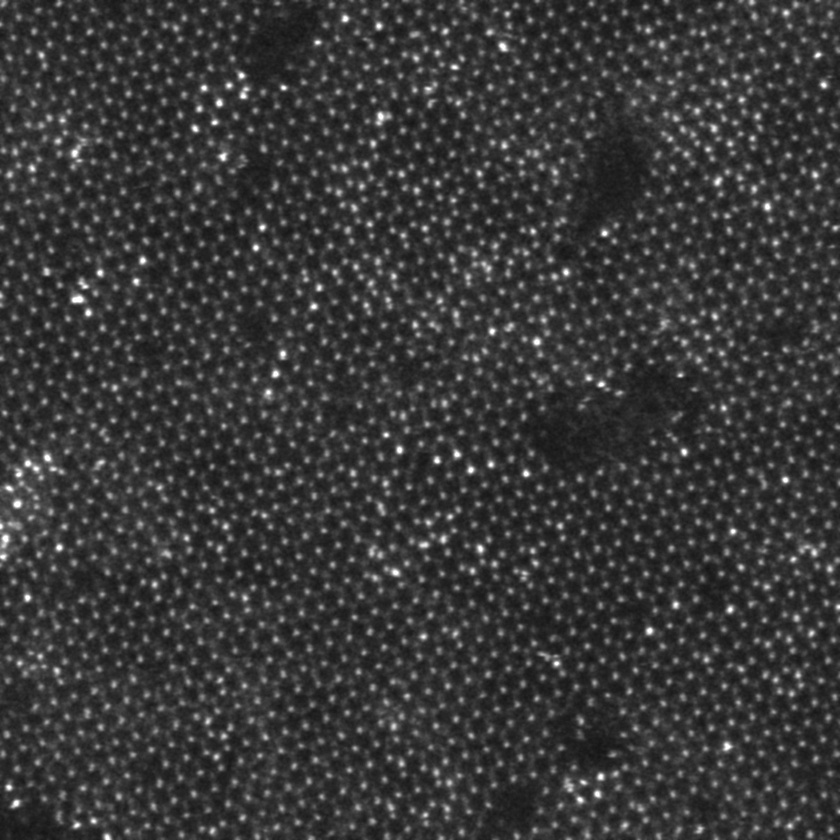
#> input picture task2-Quantitative analysis of  Te-based configurations/data/S-MoTe2.jpg, 840 x 840 px, shrunk from 2048 x 2048 before the run; its folder holds only this picture in this run
$ jupyter execute Stage1-Point-Detection.ipynb
#> lines starting #> are read from the running program, lines starting #| are printed output that depends on the picture
#> in get_json, img is the input picture: shape (840, 840); min 19, max 255, mean 57
[cell 1]
import os
import cv2
import glob
import json
import numpy as np
import pandas as pd
import matplotlib.pyplot as plt

from PIL import Image
from labelme import utils
from skimage.feature import peak_local_max

# Point Detection

[cell 2]
def blur(image, ks=7):
    kernel_size = (ks, ks)
    blurred_image = cv2.GaussianBlur(image, kernel_size, sigmaX=0)
    return blurred_image

[cell 3]
def norm_0_1(mask):
    x_min = np.min(mask)
#> x_min = 19
    x_max = np.max(mask)
#> x_max = 255

    new_mask = (mask-x_min)/(x_max-x_min)

    return new_mask

def get_dotsmap(den_map, min_dis=14, thres=0.8, light_thres=60):

    if np.max(den_map) < thres:
        return []

    den_map_norm = norm_0_1(den_map)

    x_y = peak_local_max(
        den_map,
        min_distance = min_dis,
        threshold_abs = thres,
    )
#> x_y = 927 pairs, first value 14 to 825, second value 14 to 825

    dots_map = np.zeros(den_map.shape)
    dots_map[x_y[:, 0].tolist(), x_y[:, 1].tolist()] = 1

    return np.array(dots_map, np.uint8)

[cell 4]
def get_json(img_path):
    img = np.array(Image.open(img_path))
    lbl = get_dotsmap(img)
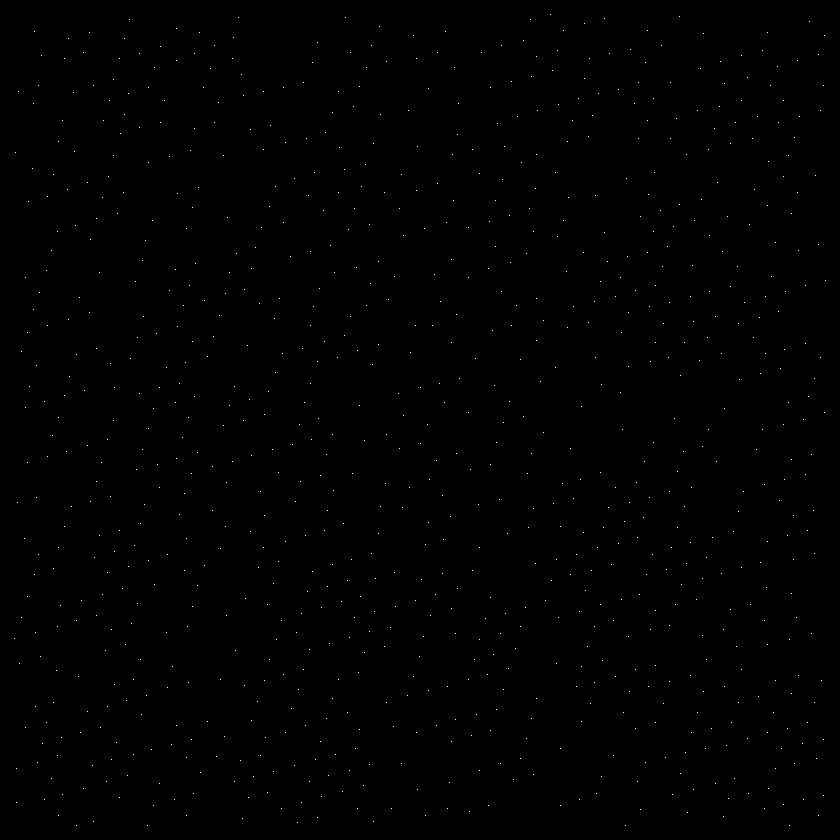
#> lbl: shape (840, 840); values 0 (black) and 1 (white), 0.13% white in thin lines or dots
    w, h = np.where(lbl != 0)
#> w = 927 values from 14 to 825; h = 927 values, max 825 at index 283, min 14 at index 700, mean 421.4

    points = [[h[i], w[i]] for i in range(len(h))]
#> points has the same summary as x_y in get_dotsmap
    points = np.array(points, np.int32).tolist()
    shapes = [{"label": 'atom', "points": [item], "group_id": None, "shape_type": "point", "flags": {}} for item in points]
#> shapes = 927 items
    imagePath = img_path.split('/')[-1]
    imageData = utils.img_arr_to_b64(img).decode('utf-8')
    imageHeight, imageWidth = img.shape

    json_data = {
        'version': '5.0.1',
        'flags': {},
        'shapes': shapes,
        'imagePath': imagePath,
        'imageData': imageData,
        'imageHeight': imageHeight,
        'imageWidth': imageWidth
    }

    return json_data

[cell 5]
def save_json(img_path):
    json_data = get_json(img_path)

    with open(img_path.replace('.jpg', '.json'), 'w') as f:
        json.dump(json_data, f)

# Save Json

[cell 6]
img_lst = glob.glob('../data/*.jpg')

for item in img_lst:
    save_json(item)
#> (the call stopped at in get_json, `imageData = utils.img_arr_to_b64(img).decode('utf-8')`: labelme is not available in this run)

$ run again, on task2-Quantitative analysis of  Te-based configurations/data/Te-MoS2.jpg
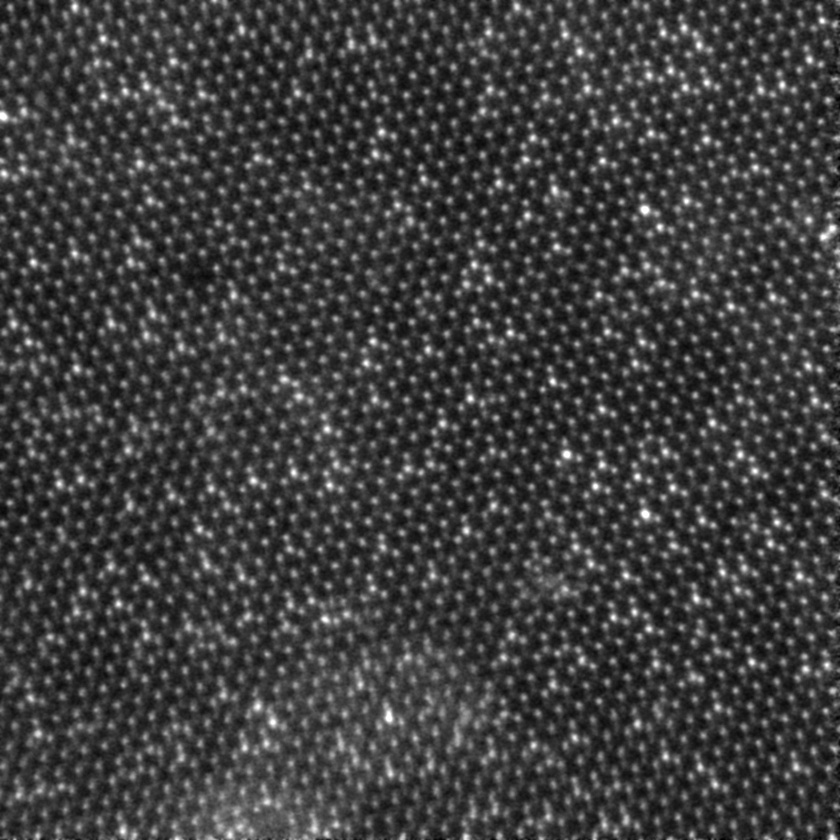
#> input picture task2-Quantitative analysis of  Te-based configurations/data/Te-MoS2.jpg, 840 x 840 px, shrunk from 2048 x 2048 before the run
#> in get_json, img is the input picture: shape (840, 840); min 0, max 255, mean 62.7
#> x_min = 0
#> x_max = 255
#> x_y = 1082 pairs, first value 14 to 825, second value 14 to 825
#> in get_json, `lbl = get_dotsmap(img)`:
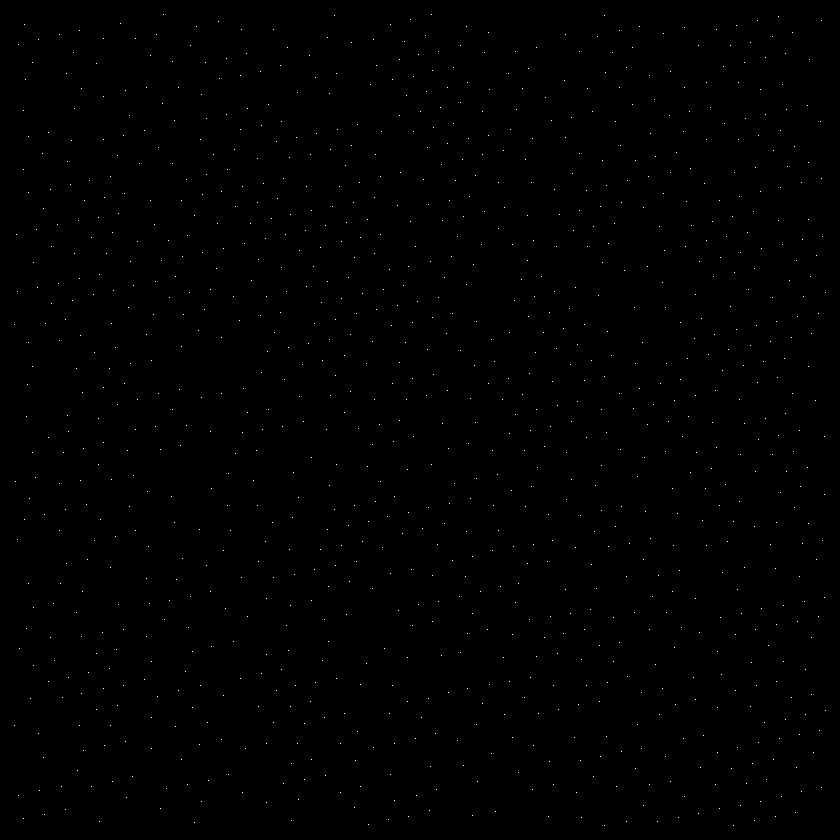
#> lbl: shape (840, 840); values 0 (black) and 1 (white), 0.15% white in thin lines or dots
#> w = 1082 values from 14 to 825; h = 1082 values, max 825 at index 391, min 14 at index 439, mean 430.4
#> points has the same summary as x_y in get_dotsmap
#> shapes = 1082 items
